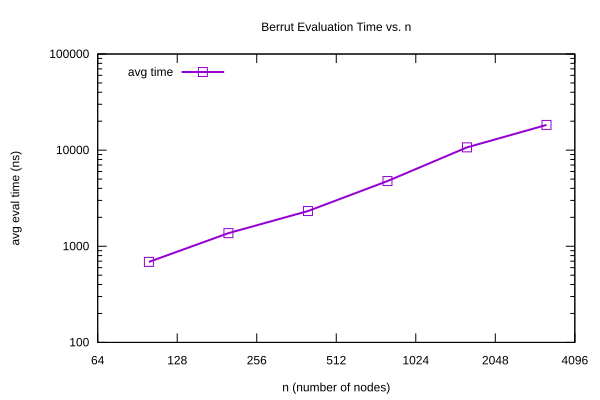

This figure's gnuplot source:
# timings.gp
set terminal svg size 600,400 enhanced
set output 'timing.svg'

set title "Berrut Evaluation Time vs. n"
set xlabel "n (number of nodes)"
set ylabel "avg eval time (ns)"
set key left top

# log–log to check O(n) linear slope
set logscale x 2
set logscale y 10

plot \
  'Out_times.txt' using 1:2 with linespoints lw 2 pt 4 title 'avg time'
